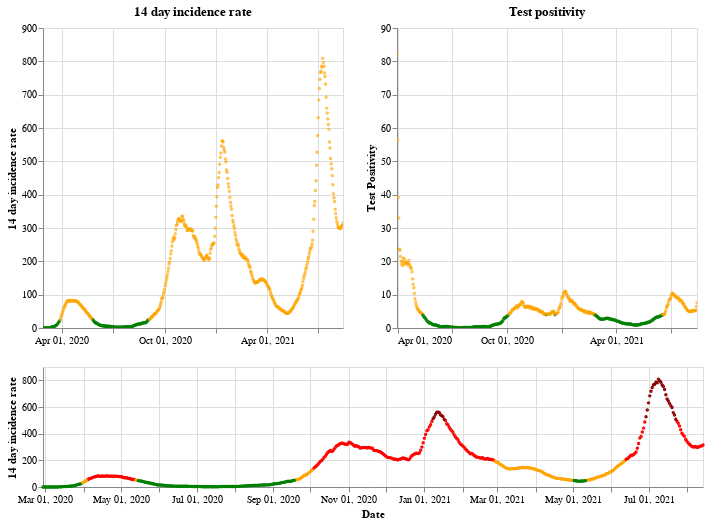

The code cell stored with this chart in its notebook:
### Markdown cell above
## Scotland

### Code cell
plot_traffic_light('Scotland')

### Figure 1 — Vega-Lite specification as saved in the notebook (floating-point values rounded to 4 significant figures; data arrays with more than 128 entries replaced by an {"elided": "..."} marker saying what was removed)
{"config": {"view": {"continuousWidth": 400, "continuousHeight": 300}}, "vconcat": [{"hconcat": [{"mark": {"type": "point", "size": 2}, "encoding": {"color": {"condition": {"value": "green", "test": "(datum.twoWeeklyCasesRate <= 25)"}, "value": "orange"}, "tooltip": [{"type": "nominal", "field": "areaName"}, {"type": "temporal", "field": "date"}, {"type": "quantitative", "field": "twoWeeklyCasesRate"}, {"type": "quantitative", "field": "testPositivity"}], "x": {"type": "temporal", "axis": {"title": ""}, "field": "date", "scale": {"domain": {"selection": "DateBrush"}}, "timeUnit": "yearmonthdate"}, "y": {"type": "quantitative", "axis": {"title": "14 day incidence rate"}, "field": "twoWeeklyCasesRate"}}, "title": "14 day incidence rate", "width": 300}, {"mark": {"type": "point", "size": 2}, "encoding": {"color": {"condition": {"value": "green", "test": "(datum.testPositivity <= 4)"}, "value": "orange"}, "tooltip": [{"type": "nominal", "field": "areaName"}, {"type": "temporal", "field": "date"}, {"type": "quantitative", "field": "twoWeeklyCasesRate"}, {"type": "quantitative", "field": "testPositivity"}], "x": {"type": "temporal", "axis": {"title": ""}, "field": "date", "scale": {"domain": {"selection": "DateBrush"}}, "timeUnit": "yearmonthdate"}, "y": {"type": "quantitative", "axis": {"title": "Test Positivity"}, "field": "testPositivity"}}, "title": "Test positivity", "width": 300}]}, {"layer": [{"mark": {"type": "point", "size": 2}, "encoding": {"color": {"condition": {"value": "orange", "test": "(((datum.testPositivity < 4) && (datum.twoWeeklyCasesRate >= 50)) && (datum.twoWeeklyCasesRate < 200))"}, "value": "red"}, "opacity": {"condition": {"value": 1, "test": "((datum.twoWeeklyCasesRate >= 50) && (datum.twoWeeklyCasesRate < 500))"}, "value": 0}, "tooltip": [{"type": "nominal", "field": "areaName"}, {"type": "temporal", "field": "date"}, {"type": "quantitative", "field": "twoWeeklyCasesRate"}, {"type": "quantitative", "field": "testPositivity"}], "x": {"type": "temporal", "axis": {"title": "Date"}, "field": "date", "timeUnit": "yearmonthdate"}, "y": {"type": "quantitative", "axis": {"title": "14 day incidence rate"}, "field": "twoWeeklyCasesRate"}}, "selection": {"DateBrush": {"type": "interval", "encodings": ["x"], "fields": ["Time"]}}}, {"mark": {"type": "point", "size": 2}, "encoding": {"color": {"value": "darkred"}, "opacity": {"condition": {"value": 1, "test": "(datum.twoWeeklyCasesRate >= 500)"}, "value": 0}, "tooltip": [{"type": "nominal", "field": "areaName"}, {"type": "temporal", "field": "date"}, {"type": "quantitative", "field": "twoWeeklyCasesRate"}, {"type": "quantitative", "field": "testPositivity"}], "x": {"type": "temporal", "axis": {"title": "Date"}, "field": "date", "timeUnit": "yearmonthdate"}, "y": {"type": "quantitative", "axis": {"title": "14 day incidence rate"}, "field": "twoWeeklyCasesRate"}}}, {"mark": {"type": "point", "size": 2}, "encoding": {"color": {"condition": {"value": "green", "test": "((datum.testPositivity < 4) && (datum.twoWeeklyCasesRate < 50))"}, "value": "orange"}, "opacity": {"condition": {"value": 1, "test": "(datum.twoWeeklyCasesRate < 50)"}, "value": 0}, "tooltip": [{"type": "nominal", "field": "areaName"}, {"type": "temporal", "field": "date"}, {"type": "quantitative", "field": "twoWeeklyCasesRate"}, {"type": "quantitative", "field": "testPositivity"}], "x": {"type": "temporal", "axis": {"title": "Date"}, "field": "date", "timeUnit": "yearmonthdate"}, "y": {"type": "quantitative", "axis": {"title": "14 day incidence rate"}, "field": "twoWeeklyCasesRate"}}}], "height": 120, "width": 660}], "data": {"name": "data-b516ed7b829d19f23c2b500743380b74"}, "$schema": "https://vega.github.io/schema/vega-lite/v4.8.1.json", "datasets": {"data-b516ed7b829d19f23c2b500743380b74": {"elided": "534 records"}}}
